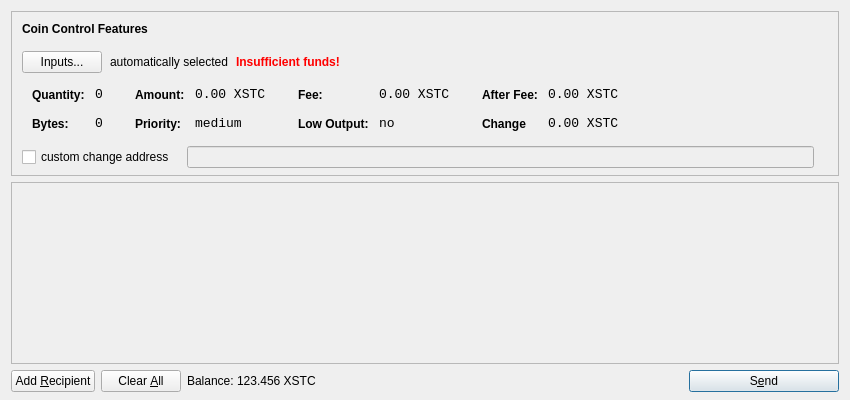
<?xml version="1.0" encoding="UTF-8"?>
<ui version="4.0">
 <class>SendCoinsDialog</class>
 <widget class="QDialog" name="SendCoinsDialog">
  <property name="geometry">
   <rect>
    <x>0</x>
    <y>0</y>
    <width>850</width>
    <height>400</height>
   </rect>
  </property>
  <property name="windowTitle">
   <string>Send Coins</string>
  </property>
  <layout class="QVBoxLayout" name="verticalLayout" stretch="0,1,0">
   <property name="bottomMargin">
    <number>8</number>
   </property>
   <item>
    <widget class="QFrame" name="frameCoinControl">
     <property name="sizePolicy">
      <sizepolicy hsizetype="Expanding" vsizetype="Expanding">
       <horstretch>0</horstretch>
       <verstretch>0</verstretch>
      </sizepolicy>
     </property>
     <property name="maximumSize">
      <size>
       <width>16777215</width>
       <height>16777215</height>
      </size>
     </property>
     <property name="frameShape">
      <enum>QFrame::StyledPanel</enum>
     </property>
     <property name="frameShadow">
      <enum>QFrame::Sunken</enum>
     </property>
     <layout class="QVBoxLayout" name="verticalLayoutCoinControl2">
      <property name="spacing">
       <number>-1</number>
      </property>
      <property name="leftMargin">
       <number>0</number>
      </property>
      <property name="topMargin">
       <number>0</number>
      </property>
      <property name="rightMargin">
       <number>0</number>
      </property>
      <property name="bottomMargin">
       <number>6</number>
      </property>
      <item>
       <layout class="QVBoxLayout" name="verticalLayoutCoinControl" stretch="0,0,0,0,1">
        <property name="spacing">
         <number>0</number>
        </property>
        <property name="leftMargin">
         <number>10</number>
        </property>
        <property name="topMargin">
         <number>10</number>
        </property>
        <item>
         <layout class="QHBoxLayout" name="horizontalLayoutCoinControl1">
          <property name="bottomMargin">
           <number>15</number>
          </property>
          <item>
           <widget class="QLabel" name="labelCoinControlFeatures">
            <property name="sizePolicy">
             <sizepolicy hsizetype="Preferred" vsizetype="Maximum">
              <horstretch>0</horstretch>
              <verstretch>0</verstretch>
             </sizepolicy>
            </property>
            <property name="font">
             <font>
              <weight>75</weight>
              <bold>true</bold>
             </font>
            </property>
            <property name="styleSheet">
             <string notr="true">font-weight:bold;</string>
            </property>
            <property name="text">
             <string>Coin Control Features</string>
            </property>
           </widget>
          </item>
         </layout>
        </item>
        <item>
         <layout class="QHBoxLayout" name="horizontalLayoutCoinControl2" stretch="0,0,0,0">
          <property name="spacing">
           <number>8</number>
          </property>
          <property name="bottomMargin">
           <number>10</number>
          </property>
          <item>
           <widget class="QPushButton" name="pushButtonCoinControl">
            <property name="styleSheet">
             <string notr="true"/>
            </property>
            <property name="text">
             <string>Inputs...</string>
            </property>
           </widget>
          </item>
          <item>
           <widget class="QLabel" name="labelCoinControlAutomaticallySelected">
            <property name="text">
             <string>automatically selected</string>
            </property>
            <property name="margin">
             <number>5</number>
            </property>
           </widget>
          </item>
          <item>
           <widget class="QLabel" name="labelCoinControlInsuffFunds">
            <property name="font">
             <font>
              <weight>75</weight>
              <bold>true</bold>
             </font>
            </property>
            <property name="styleSheet">
             <string notr="true">color:red;font-weight:bold;</string>
            </property>
            <property name="text">
             <string>Insufficient funds!</string>
            </property>
            <property name="margin">
             <number>5</number>
            </property>
           </widget>
          </item>
          <item>
           <spacer name="horizontalSpacerCoinControl">
            <property name="orientation">
             <enum>Qt::Horizontal</enum>
            </property>
            <property name="sizeHint" stdset="0">
             <size>
              <width>40</width>
              <height>1</height>
             </size>
            </property>
           </spacer>
          </item>
         </layout>
        </item>
        <item>
         <widget class="QWidget" name="widgetCoinControl" native="true">
          <property name="sizePolicy">
           <sizepolicy hsizetype="Preferred" vsizetype="Preferred">
            <horstretch>0</horstretch>
            <verstretch>0</verstretch>
           </sizepolicy>
          </property>
          <property name="minimumSize">
           <size>
            <width>0</width>
            <height>0</height>
           </size>
          </property>
          <property name="styleSheet">
           <string notr="true"/>
          </property>
          <layout class="QHBoxLayout" name="horizontalLayoutCoinControl5">
           <property name="margin">
            <number>0</number>
           </property>
           <item>
            <layout class="QHBoxLayout" name="horizontalLayoutCoinControl3" stretch="0,0,0,1">
             <property name="spacing">
              <number>20</number>
             </property>
             <property name="topMargin">
              <number>0</number>
             </property>
             <property name="bottomMargin">
              <number>10</number>
             </property>
             <item>
              <layout class="QFormLayout" name="formLayoutCoinControl1">
               <property name="horizontalSpacing">
                <number>10</number>
               </property>
               <property name="verticalSpacing">
                <number>14</number>
               </property>
               <property name="leftMargin">
                <number>10</number>
               </property>
               <property name="topMargin">
                <number>4</number>
               </property>
               <property name="rightMargin">
                <number>6</number>
               </property>
               <item row="0" column="0">
                <widget class="QLabel" name="labelCoinControlQuantityText">
                 <property name="styleSheet">
                  <string notr="true">font-weight:bold;</string>
                 </property>
                 <property name="text">
                  <string>Quantity:</string>
                 </property>
                 <property name="margin">
                  <number>0</number>
                 </property>
                </widget>
               </item>
               <item row="0" column="1">
                <widget class="QLabel" name="labelCoinControlQuantity">
                 <property name="font">
                  <font>
                   <family>Monospace</family>
                   <pointsize>10</pointsize>
                  </font>
                 </property>
                 <property name="cursor">
                  <cursorShape>IBeamCursor</cursorShape>
                 </property>
                 <property name="contextMenuPolicy">
                  <enum>Qt::ActionsContextMenu</enum>
                 </property>
                 <property name="text">
                  <string>0</string>
                 </property>
                 <property name="margin">
                  <number>0</number>
                 </property>
                 <property name="textInteractionFlags">
                  <set>Qt::LinksAccessibleByMouse|Qt::TextSelectableByKeyboard|Qt::TextSelectableByMouse</set>
                 </property>
                </widget>
               </item>
               <item row="1" column="0">
                <widget class="QLabel" name="labelCoinControlBytesText">
                 <property name="styleSheet">
                  <string notr="true">font-weight:bold;</string>
                 </property>
                 <property name="text">
                  <string>Bytes:</string>
                 </property>
                </widget>
               </item>
               <item row="1" column="1">
                <widget class="QLabel" name="labelCoinControlBytes">
                 <property name="font">
                  <font>
                   <family>Monospace</family>
                   <pointsize>10</pointsize>
                  </font>
                 </property>
                 <property name="cursor">
                  <cursorShape>IBeamCursor</cursorShape>
                 </property>
                 <property name="contextMenuPolicy">
                  <enum>Qt::ActionsContextMenu</enum>
                 </property>
                 <property name="text">
                  <string>0</string>
                 </property>
                 <property name="textInteractionFlags">
                  <set>Qt::LinksAccessibleByMouse|Qt::TextSelectableByKeyboard|Qt::TextSelectableByMouse</set>
                 </property>
                </widget>
               </item>
              </layout>
             </item>
             <item>
              <layout class="QFormLayout" name="formLayoutCoinControl2">
               <property name="horizontalSpacing">
                <number>10</number>
               </property>
               <property name="verticalSpacing">
                <number>14</number>
               </property>
               <property name="leftMargin">
                <number>6</number>
               </property>
               <property name="topMargin">
                <number>4</number>
               </property>
               <property name="rightMargin">
                <number>6</number>
               </property>
               <item row="0" column="0">
                <widget class="QLabel" name="labelCoinControlAmountText">
                 <property name="styleSheet">
                  <string notr="true">font-weight:bold;</string>
                 </property>
                 <property name="text">
                  <string>Amount:</string>
                 </property>
                 <property name="margin">
                  <number>0</number>
                 </property>
                </widget>
               </item>
               <item row="0" column="1">
                <widget class="QLabel" name="labelCoinControlAmount">
                 <property name="font">
                  <font>
                   <family>Monospace</family>
                   <pointsize>10</pointsize>
                  </font>
                 </property>
                 <property name="cursor">
                  <cursorShape>IBeamCursor</cursorShape>
                 </property>
                 <property name="contextMenuPolicy">
                  <enum>Qt::ActionsContextMenu</enum>
                 </property>
                 <property name="text">
                  <string>0.00 XSTC</string>
                 </property>
                 <property name="textInteractionFlags">
                  <set>Qt::LinksAccessibleByMouse|Qt::TextSelectableByKeyboard|Qt::TextSelectableByMouse</set>
                 </property>
                </widget>
               </item>
               <item row="1" column="0">
                <widget class="QLabel" name="labelCoinControlPriorityText">
                 <property name="styleSheet">
                  <string notr="true">font-weight:bold;</string>
                 </property>
                 <property name="text">
                  <string>Priority:</string>
                 </property>
                </widget>
               </item>
               <item row="1" column="1">
                <widget class="QLabel" name="labelCoinControlPriority">
                 <property name="font">
                  <font>
                   <family>Monospace</family>
                   <pointsize>10</pointsize>
                  </font>
                 </property>
                 <property name="cursor">
                  <cursorShape>IBeamCursor</cursorShape>
                 </property>
                 <property name="contextMenuPolicy">
                  <enum>Qt::ActionsContextMenu</enum>
                 </property>
                 <property name="text">
                  <string>medium</string>
                 </property>
                 <property name="textInteractionFlags">
                  <set>Qt::LinksAccessibleByMouse|Qt::TextSelectableByKeyboard|Qt::TextSelectableByMouse</set>
                 </property>
                </widget>
               </item>
              </layout>
             </item>
             <item>
              <layout class="QFormLayout" name="formLayoutCoinControl3">
               <property name="horizontalSpacing">
                <number>10</number>
               </property>
               <property name="verticalSpacing">
                <number>14</number>
               </property>
               <property name="leftMargin">
                <number>6</number>
               </property>
               <property name="topMargin">
                <number>4</number>
               </property>
               <property name="rightMargin">
                <number>6</number>
               </property>
               <item row="0" column="0">
                <widget class="QLabel" name="labelCoinControlFeeText">
                 <property name="styleSheet">
                  <string notr="true">font-weight:bold;</string>
                 </property>
                 <property name="text">
                  <string>Fee:</string>
                 </property>
                 <property name="margin">
                  <number>0</number>
                 </property>
                </widget>
               </item>
               <item row="0" column="1">
                <widget class="QLabel" name="labelCoinControlFee">
                 <property name="font">
                  <font>
                   <family>Monospace</family>
                   <pointsize>10</pointsize>
                  </font>
                 </property>
                 <property name="cursor">
                  <cursorShape>IBeamCursor</cursorShape>
                 </property>
                 <property name="contextMenuPolicy">
                  <enum>Qt::ActionsContextMenu</enum>
                 </property>
                 <property name="text">
                  <string>0.00 XSTC</string>
                 </property>
                 <property name="textInteractionFlags">
                  <set>Qt::LinksAccessibleByMouse|Qt::TextSelectableByKeyboard|Qt::TextSelectableByMouse</set>
                 </property>
                </widget>
               </item>
               <item row="1" column="0">
                <widget class="QLabel" name="labelCoinControlLowOutputText">
                 <property name="styleSheet">
                  <string notr="true">font-weight:bold;</string>
                 </property>
                 <property name="text">
                  <string>Low Output:</string>
                 </property>
                </widget>
               </item>
               <item row="1" column="1">
                <widget class="QLabel" name="labelCoinControlLowOutput">
                 <property name="font">
                  <font>
                   <family>Monospace</family>
                   <pointsize>10</pointsize>
                  </font>
                 </property>
                 <property name="cursor">
                  <cursorShape>IBeamCursor</cursorShape>
                 </property>
                 <property name="contextMenuPolicy">
                  <enum>Qt::ActionsContextMenu</enum>
                 </property>
                 <property name="text">
                  <string>no</string>
                 </property>
                 <property name="textInteractionFlags">
                  <set>Qt::LinksAccessibleByMouse|Qt::TextSelectableByKeyboard|Qt::TextSelectableByMouse</set>
                 </property>
                </widget>
               </item>
              </layout>
             </item>
             <item>
              <layout class="QFormLayout" name="formLayoutCoinControl4">
               <property name="horizontalSpacing">
                <number>10</number>
               </property>
               <property name="verticalSpacing">
                <number>14</number>
               </property>
               <property name="leftMargin">
                <number>6</number>
               </property>
               <property name="topMargin">
                <number>4</number>
               </property>
               <property name="rightMargin">
                <number>6</number>
               </property>
               <item row="0" column="0">
                <widget class="QLabel" name="labelCoinControlAfterFeeText">
                 <property name="styleSheet">
                  <string notr="true">font-weight:bold;</string>
                 </property>
                 <property name="text">
                  <string>After Fee:</string>
                 </property>
                 <property name="margin">
                  <number>0</number>
                 </property>
                </widget>
               </item>
               <item row="0" column="1">
                <widget class="QLabel" name="labelCoinControlAfterFee">
                 <property name="font">
                  <font>
                   <family>Monospace</family>
                   <pointsize>10</pointsize>
                  </font>
                 </property>
                 <property name="cursor">
                  <cursorShape>IBeamCursor</cursorShape>
                 </property>
                 <property name="contextMenuPolicy">
                  <enum>Qt::ActionsContextMenu</enum>
                 </property>
                 <property name="text">
                  <string>0.00 XSTC</string>
                 </property>
                 <property name="textInteractionFlags">
                  <set>Qt::LinksAccessibleByMouse|Qt::TextSelectableByKeyboard|Qt::TextSelectableByMouse</set>
                 </property>
                </widget>
               </item>
               <item row="1" column="0">
                <widget class="QLabel" name="labelCoinControlChangeText">
                 <property name="styleSheet">
                  <string notr="true">font-weight:bold;</string>
                 </property>
                 <property name="text">
                  <string>Change</string>
                 </property>
                </widget>
               </item>
               <item row="1" column="1">
                <widget class="QLabel" name="labelCoinControlChange">
                 <property name="font">
                  <font>
                   <family>Monospace</family>
                   <pointsize>10</pointsize>
                  </font>
                 </property>
                 <property name="cursor">
                  <cursorShape>IBeamCursor</cursorShape>
                 </property>
                 <property name="contextMenuPolicy">
                  <enum>Qt::ActionsContextMenu</enum>
                 </property>
                 <property name="text">
                  <string>0.00 XSTC</string>
                 </property>
                 <property name="textInteractionFlags">
                  <set>Qt::LinksAccessibleByMouse|Qt::TextSelectableByKeyboard|Qt::TextSelectableByMouse</set>
                 </property>
                </widget>
               </item>
              </layout>
             </item>
            </layout>
           </item>
          </layout>
         </widget>
        </item>
        <item>
         <layout class="QHBoxLayout" name="horizontalLayoutCoinControl4" stretch="0,0,0">
          <property name="spacing">
           <number>12</number>
          </property>
          <property name="sizeConstraint">
           <enum>QLayout::SetDefaultConstraint</enum>
          </property>
          <property name="topMargin">
           <number>5</number>
          </property>
          <property name="rightMargin">
           <number>5</number>
          </property>
          <item>
           <widget class="QCheckBox" name="checkBoxCoinControlChange">
            <property name="text">
             <string>custom change address</string>
            </property>
           </widget>
          </item>
          <item>
           <widget class="QLineEdit" name="lineEditCoinControlChange">
            <property name="enabled">
             <bool>false</bool>
            </property>
            <property name="sizePolicy">
             <sizepolicy hsizetype="Expanding" vsizetype="Fixed">
              <horstretch>0</horstretch>
              <verstretch>0</verstretch>
             </sizepolicy>
            </property>
           </widget>
          </item>
          <item>
           <widget class="QLabel" name="labelCoinControlChangeLabel">
            <property name="sizePolicy">
             <sizepolicy hsizetype="Preferred" vsizetype="Expanding">
              <horstretch>0</horstretch>
              <verstretch>0</verstretch>
             </sizepolicy>
            </property>
            <property name="minimumSize">
             <size>
              <width>0</width>
              <height>0</height>
             </size>
            </property>
            <property name="text">
             <string/>
            </property>
            <property name="margin">
             <number>3</number>
            </property>
           </widget>
          </item>
         </layout>
        </item>
        <item>
         <spacer name="verticalSpacerCoinControl">
          <property name="orientation">
           <enum>Qt::Vertical</enum>
          </property>
          <property name="sizeHint" stdset="0">
           <size>
            <width>800</width>
            <height>1</height>
           </size>
          </property>
         </spacer>
        </item>
       </layout>
      </item>
     </layout>
    </widget>
   </item>
   <item>
    <widget class="QScrollArea" name="scrollArea">
     <property name="widgetResizable">
      <bool>true</bool>
     </property>
     <widget class="QWidget" name="scrollAreaWidgetContents">
      <property name="geometry">
       <rect>
        <x>0</x>
        <y>0</y>
        <width>830</width>
        <height>165</height>
       </rect>
      </property>
      <layout class="QVBoxLayout" name="verticalLayout_2">
       <property name="margin">
        <number>0</number>
       </property>
       <item>
        <layout class="QVBoxLayout" name="entries">
         <property name="spacing">
          <number>6</number>
         </property>
        </layout>
       </item>
       <item>
        <spacer name="verticalSpacer">
         <property name="orientation">
          <enum>Qt::Vertical</enum>
         </property>
         <property name="sizeHint" stdset="0">
          <size>
           <width>20</width>
           <height>40</height>
          </size>
         </property>
        </spacer>
       </item>
      </layout>
     </widget>
    </widget>
   </item>
   <item>
    <layout class="QHBoxLayout" name="horizontalLayout">
     <item>
      <widget class="QPushButton" name="addButton">
       <property name="toolTip">
        <string>Send to multiple recipients at once</string>
       </property>
       <property name="text">
        <string>Add &amp;Recipient</string>
       </property>
       <property name="icon">
        <iconset resource="../bitcoin.qrc">
         <normaloff>:/icons/add</normaloff>:/icons/add</iconset>
       </property>
       <property name="autoDefault">
        <bool>false</bool>
       </property>
      </widget>
     </item>
     <item>
      <widget class="QPushButton" name="clearButton">
       <property name="sizePolicy">
        <sizepolicy hsizetype="Minimum" vsizetype="Fixed">
         <horstretch>0</horstretch>
         <verstretch>0</verstretch>
        </sizepolicy>
       </property>
       <property name="toolTip">
        <string>Remove all transaction fields</string>
       </property>
       <property name="text">
        <string>Clear &amp;All</string>
       </property>
       <property name="icon">
        <iconset resource="../bitcoin.qrc">
         <normaloff>:/icons/remove</normaloff>:/icons/remove</iconset>
       </property>
       <property name="autoRepeatDelay">
        <number>300</number>
       </property>
       <property name="autoDefault">
        <bool>false</bool>
       </property>
      </widget>
     </item>
     <item>
      <layout class="QHBoxLayout" name="horizontalLayout_2">
       <property name="spacing">
        <number>3</number>
       </property>
       <item>
        <widget class="QLabel" name="label">
         <property name="sizePolicy">
          <sizepolicy hsizetype="Preferred" vsizetype="Fixed">
           <horstretch>0</horstretch>
           <verstretch>0</verstretch>
          </sizepolicy>
         </property>
         <property name="text">
          <string>Balance:</string>
         </property>
        </widget>
       </item>
       <item>
        <widget class="QLabel" name="labelBalance">
         <property name="sizePolicy">
          <sizepolicy hsizetype="Preferred" vsizetype="Fixed">
           <horstretch>0</horstretch>
           <verstretch>0</verstretch>
          </sizepolicy>
         </property>
         <property name="cursor">
          <cursorShape>IBeamCursor</cursorShape>
         </property>
         <property name="text">
          <string>123.456 XSTC</string>
         </property>
         <property name="textInteractionFlags">
          <set>Qt::LinksAccessibleByMouse|Qt::TextSelectableByKeyboard|Qt::TextSelectableByMouse</set>
         </property>
        </widget>
       </item>
      </layout>
     </item>
     <item>
      <spacer name="horizontalSpacer">
       <property name="orientation">
        <enum>Qt::Horizontal</enum>
       </property>
       <property name="sizeHint" stdset="0">
        <size>
         <width>40</width>
         <height>20</height>
        </size>
       </property>
      </spacer>
     </item>
     <item>
      <widget class="QPushButton" name="sendButton">
       <property name="minimumSize">
        <size>
         <width>150</width>
         <height>0</height>
        </size>
       </property>
       <property name="toolTip">
        <string>Confirm the send action</string>
       </property>
       <property name="text">
        <string>S&amp;end</string>
       </property>
       <property name="icon">
        <iconset resource="../bitcoin.qrc">
         <normaloff>:/icons/send</normaloff>:/icons/send</iconset>
       </property>
       <property name="default">
        <bool>true</bool>
       </property>
      </widget>
     </item>
    </layout>
   </item>
  </layout>
 </widget>
 <resources>
  <include location="../bitcoin.qrc"/>
 </resources>
 <connections/>
</ui>
